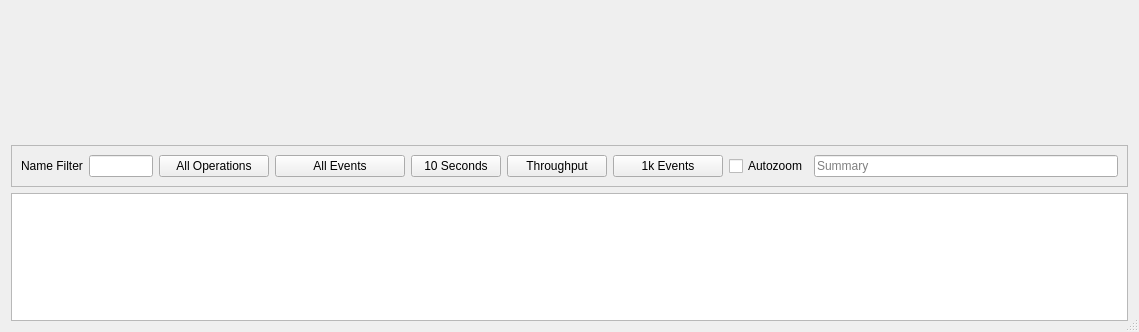
<?xml version="1.0" encoding="UTF-8"?>
<ui version="4.0">
 <class>StreamerDrillerDialog</class>
 <widget class="QDialog" name="StreamerDrillerDialog">
  <property name="geometry">
   <rect>
    <x>0</x>
    <y>0</y>
    <width>1125</width>
    <height>329</height>
   </rect>
  </property>
  <property name="minimumSize">
   <size>
    <width>0</width>
    <height>0</height>
   </size>
  </property>
  <property name="windowTitle">
   <string>Streamer Events Driller</string>
  </property>
  <property name="sizeGripEnabled">
   <bool>true</bool>
  </property>
  <layout class="QVBoxLayout" name="verticalLayout">
   <item>
    <widget class="StripChart::DataStrip" name="widgetDataStrip" native="true">
     <property name="sizePolicy">
      <sizepolicy hsizetype="Preferred" vsizetype="Preferred">
       <horstretch>0</horstretch>
       <verstretch>1</verstretch>
      </sizepolicy>
     </property>
     <property name="minimumSize">
      <size>
       <width>0</width>
       <height>128</height>
      </size>
     </property>
     <property name="maximumSize">
      <size>
       <width>16777215</width>
       <height>16777215</height>
      </size>
     </property>
    </widget>
   </item>
   <item>
    <widget class="QFrame" name="frame">
     <property name="sizePolicy">
      <sizepolicy hsizetype="Preferred" vsizetype="Preferred">
       <horstretch>0</horstretch>
       <verstretch>0</verstretch>
      </sizepolicy>
     </property>
     <property name="frameShape">
      <enum>QFrame::StyledPanel</enum>
     </property>
     <property name="frameShadow">
      <enum>QFrame::Raised</enum>
     </property>
     <layout class="QHBoxLayout" name="horizontalLayout">
      <item>
       <widget class="QLabel" name="label">
        <property name="text">
         <string>Name Filter</string>
        </property>
       </widget>
      </item>
      <item>
       <widget class="QLineEdit" name="nameFilter">
        <property name="sizePolicy">
         <sizepolicy hsizetype="Minimum" vsizetype="Preferred">
          <horstretch>0</horstretch>
          <verstretch>0</verstretch>
         </sizepolicy>
        </property>
        <property name="minimumSize">
         <size>
          <width>64</width>
          <height>16</height>
         </size>
        </property>
        <property name="maximumSize">
         <size>
          <width>128</width>
          <height>24</height>
         </size>
        </property>
       </widget>
      </item>
      <item>
       <widget class="QPushButton" name="operationTypeFilterButton">
        <property name="sizePolicy">
         <sizepolicy hsizetype="Preferred" vsizetype="Fixed">
          <horstretch>1</horstretch>
          <verstretch>0</verstretch>
         </sizepolicy>
        </property>
        <property name="minimumSize">
         <size>
          <width>110</width>
          <height>0</height>
         </size>
        </property>
        <property name="maximumSize">
         <size>
          <width>128</width>
          <height>16777215</height>
         </size>
        </property>
        <property name="focusPolicy">
         <enum>Qt::NoFocus</enum>
        </property>
        <property name="toolTip">
         <string>Filter Operations Shown</string>
        </property>
        <property name="text">
         <string>All Operations</string>
        </property>
       </widget>
      </item>
      <item>
       <widget class="QPushButton" name="eventTypeFilterButton">
        <property name="sizePolicy">
         <sizepolicy hsizetype="Preferred" vsizetype="Fixed">
          <horstretch>1</horstretch>
          <verstretch>0</verstretch>
         </sizepolicy>
        </property>
        <property name="minimumSize">
         <size>
          <width>130</width>
          <height>0</height>
         </size>
        </property>
        <property name="maximumSize">
         <size>
          <width>128</width>
          <height>16777215</height>
         </size>
        </property>
        <property name="focusPolicy">
         <enum>Qt::NoFocus</enum>
        </property>
        <property name="toolTip">
         <string>Filter Events Shown</string>
        </property>
        <property name="text">
         <string>All Events</string>
        </property>
       </widget>
      </item>
      <item>
       <widget class="QPushButton" name="chartLengthButton">
        <property name="sizePolicy">
         <sizepolicy hsizetype="Preferred" vsizetype="Fixed">
          <horstretch>0</horstretch>
          <verstretch>0</verstretch>
         </sizepolicy>
        </property>
        <property name="minimumSize">
         <size>
          <width>90</width>
          <height>0</height>
         </size>
        </property>
        <property name="focusPolicy">
         <enum>Qt::NoFocus</enum>
        </property>
        <property name="toolTip">
         <string>Total Duration Plotted</string>
        </property>
        <property name="text">
         <string>10 Seconds</string>
        </property>
       </widget>
      </item>
      <item>
       <widget class="QPushButton" name="chartTypeButton">
        <property name="sizePolicy">
         <sizepolicy hsizetype="Preferred" vsizetype="Fixed">
          <horstretch>0</horstretch>
          <verstretch>0</verstretch>
         </sizepolicy>
        </property>
        <property name="minimumSize">
         <size>
          <width>100</width>
          <height>0</height>
         </size>
        </property>
        <property name="focusPolicy">
         <enum>Qt::NoFocus</enum>
        </property>
        <property name="toolTip">
         <string>Type of Data Plotted</string>
        </property>
        <property name="text">
         <string>Throughput</string>
        </property>
       </widget>
      </item>
      <item>
       <widget class="QPushButton" name="tableLengthButton">
        <property name="sizePolicy">
         <sizepolicy hsizetype="Preferred" vsizetype="Fixed">
          <horstretch>0</horstretch>
          <verstretch>0</verstretch>
         </sizepolicy>
        </property>
        <property name="minimumSize">
         <size>
          <width>110</width>
          <height>0</height>
         </size>
        </property>
        <property name="focusPolicy">
         <enum>Qt::NoFocus</enum>
        </property>
        <property name="toolTip">
         <string>How Many Events Shown in the Table</string>
        </property>
        <property name="text">
         <string>1k Events</string>
        </property>
       </widget>
      </item>
      <item>
       <spacer name="horizontalSpacer">
        <property name="orientation">
         <enum>Qt::Horizontal</enum>
        </property>
        <property name="sizeHint" stdset="0">
         <size>
          <width>40</width>
          <height>20</height>
         </size>
        </property>
       </spacer>
      </item>
      <item>
       <widget class="QCheckBox" name="checkBoxAutoZoom">
        <property name="sizePolicy">
         <sizepolicy hsizetype="Preferred" vsizetype="Fixed">
          <horstretch>0</horstretch>
          <verstretch>0</verstretch>
         </sizepolicy>
        </property>
        <property name="text">
         <string>Autozoom</string>
        </property>
       </widget>
      </item>
      <item>
       <widget class="QLineEdit" name="summaryLabel">
        <property name="enabled">
         <bool>true</bool>
        </property>
        <property name="sizePolicy">
         <sizepolicy hsizetype="Minimum" vsizetype="Fixed">
          <horstretch>0</horstretch>
          <verstretch>0</verstretch>
         </sizepolicy>
        </property>
        <property name="minimumSize">
         <size>
          <width>304</width>
          <height>0</height>
         </size>
        </property>
        <property name="maximumSize">
         <size>
          <width>16777215</width>
          <height>16777215</height>
         </size>
        </property>
        <property name="readOnly">
         <bool>true</bool>
        </property>
        <property name="placeholderText">
         <string>Summary</string>
        </property>
       </widget>
      </item>
     </layout>
    </widget>
   </item>
   <item>
    <widget class="Driller::StreamerDrillerTableView" name="widgetTableView">
     <property name="sizePolicy">
      <sizepolicy hsizetype="Expanding" vsizetype="Preferred">
       <horstretch>0</horstretch>
       <verstretch>3</verstretch>
      </sizepolicy>
     </property>
     <property name="minimumSize">
      <size>
       <width>0</width>
       <height>128</height>
      </size>
     </property>
     <property name="alternatingRowColors">
      <bool>true</bool>
     </property>
     <property name="selectionMode">
      <enum>QAbstractItemView::ExtendedSelection</enum>
     </property>
     <property name="selectionBehavior">
      <enum>QAbstractItemView::SelectRows</enum>
     </property>
     <property name="textElideMode">
      <enum>Qt::ElideMiddle</enum>
     </property>
     <property name="sortingEnabled">
      <bool>false</bool>
     </property>
     <property name="wordWrap">
      <bool>false</bool>
     </property>
     <property name="cornerButtonEnabled">
      <bool>false</bool>
     </property>
     <attribute name="horizontalHeaderDefaultSectionSize">
      <number>128</number>
     </attribute>
     <attribute name="horizontalHeaderMinimumSectionSize">
      <number>64</number>
     </attribute>
    </widget>
   </item>
  </layout>
 </widget>
 <customwidgets>
  <customwidget>
   <class>StripChart::DataStrip</class>
   <extends>QWidget</extends>
   <header>../stripchart.hxx</header>
   <container>1</container>
  </customwidget>
  <customwidget>
   <class>Driller::StreamerDrillerTableView</class>
   <extends>QTableView</extends>
   <header>streamerdataview.hxx</header>
   <container>1</container>
  </customwidget>
 </customwidgets>
 <resources/>
 <connections/>
</ui>
